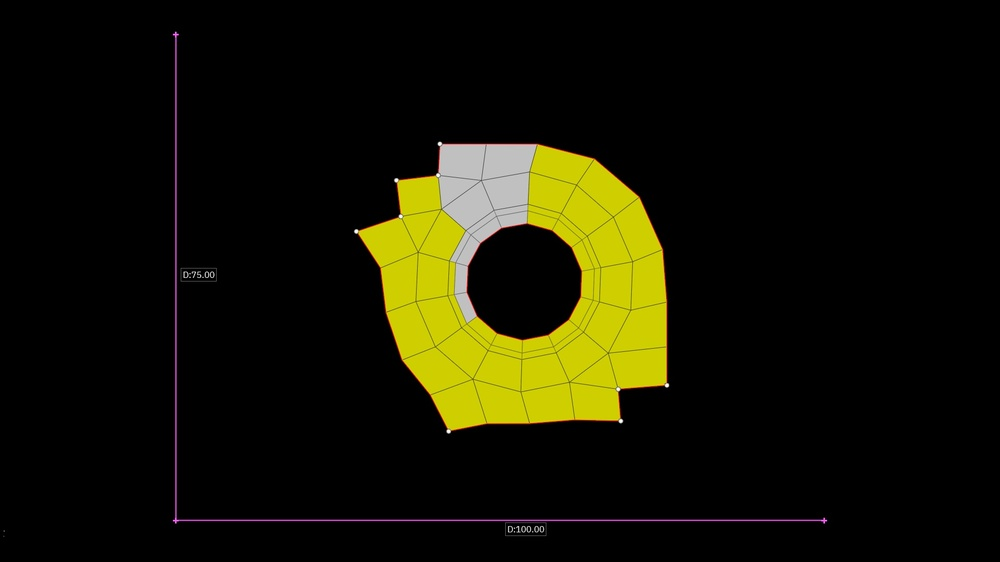
#> input picture jpeg images/hole_071_normalised.jpg, 1000 x 562 px, shrunk from 1920 x 1080 before the run
$ python iter_pipeline.py
#> lines starting #> are read from the running program, lines starting #| are printed output that depends on the picture; after the words box and inside, x2 and y2 are one past the last pixel; in counts of white or black regions, pixels touching at a corner belong together
#> (reads Full Pipeline/templates/template_99_in.npy from the repository)
### Full Pipeline/utils.py
import os, cv2
import numpy as np
from pathlib import Path

"""Shared small utilities for image loading, coordinate conversion, and masks."""


def open_image(image):
    """Accept either a path or an image array and always return an OpenCV image."""
#> called with image = '../jpeg images/hole_071_normalised.jpg'
    if isinstance(image, str) or isinstance(image, Path):
        if not os.path.isfile(image):
            raise ValueError("Invalid file path")
        img = cv2.imread(image)
#> img is the input picture: shape (562, 1000, 3); mean B, G, R 4.2, 20.9, 21.7
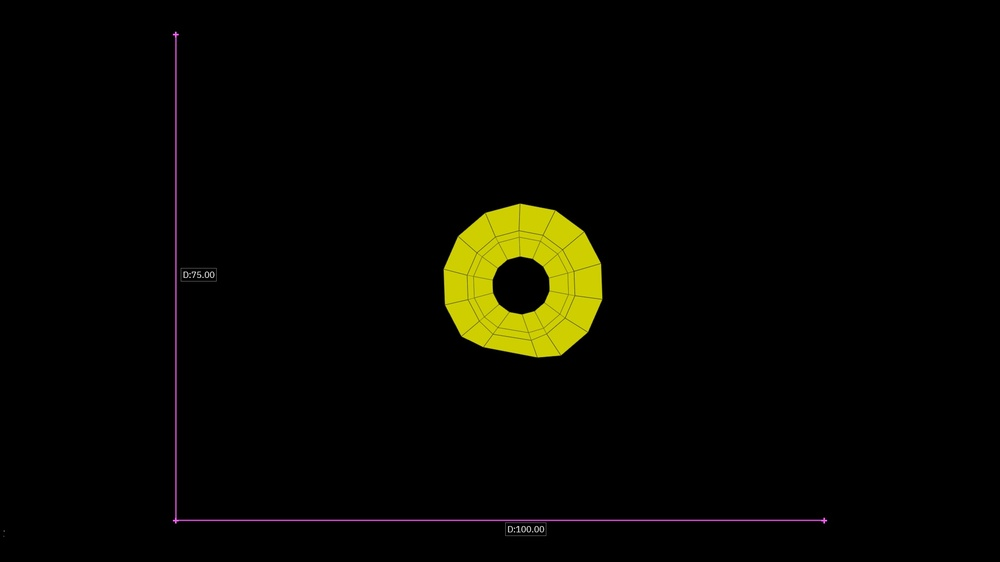
#> input picture jpeg images/hole_001_normalised.jpg, 1000 x 562 px, shrunk from 1920 x 1080 before the run
#> in open_image, img is the input picture: shape (562, 1000, 3); mean B, G, R 1, 6.4, 6.7
        if img is None:
            raise ValueError("File is not a valid image")
    elif isinstance(image, np.ndarray):
        img = image.copy()
    else:
        raise TypeError("Input must be a file path or an OpenCV image (numpy array)")

    return img


def create_color_mask_HSV(image, lower_bound=np.array([140, 50, 50]), upper_bound=np.array([170, 255, 255])):

    '''
    Default bounds are for pink axes

    :param image:
    :param lower_bound: in HSV color space
    :param upper_bound: in HSV color space
    :return:
    '''

    # Open Image
    img = open_image(image)

    # Convert to HSV
    hsv = cv2.cvtColor(img, cv2.COLOR_BGR2HSV)
#> hsv: shape (562, 1000, 3); mean H, S, V 5.1, 17.4, 6.8

    mask = cv2.inRange(hsv, lower_bound, upper_bound)
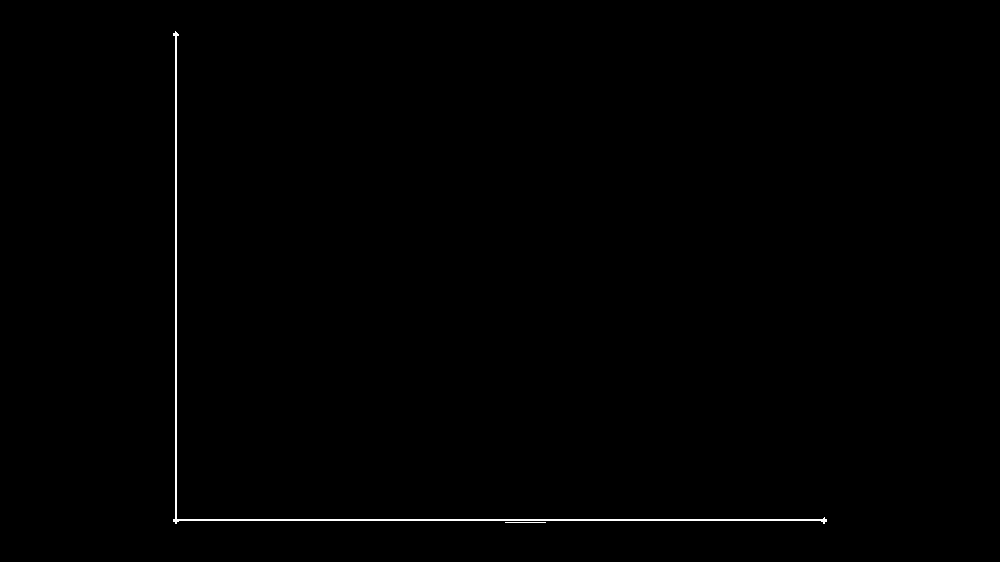
#> mask: shape (562, 1000); 0.42% white in thin lines or dots, all inside (x1, y1, x2, y2) = (173, 31, 827, 524)

    return mask

# [41 lines left out: functions filter_nodes_keep_indices, custom_bgrtogray_transform, not called in this run]

def turn_green_to_black(image, lower=np.array([40, 80, 80]), upper=np.array([85, 255, 255])):
    """Suppress green overlays that are not part of the actual mesh geometry."""
    img = open_image(image)

    hsv = cv2.cvtColor(img, cv2.COLOR_BGR2HSV)
    mask = cv2.inRange(hsv, lower, upper)

    # turn masked pixels black
    img[mask > 0] = (0, 0, 0)

    return img

### Full Pipeline/axes_extraction.py
import cv2
import numpy as np
import os
"""Detect the magenta axes and recover the image-to-model scaling."""

from extract_center_line import apply_custom_kernel_rule
from utils import *


# [12 lines left out: function edge_det, not called in this run]

def binarization(gray):
    """Binarize the magenta axis mask so line detection is more stable."""
    # Optional: denoise (helps adaptive threshold stability)
    gray = cv2.GaussianBlur(gray, (5, 5), 0)

    binary = cv2.adaptiveThreshold(
        gray,
        255,
        cv2.ADAPTIVE_THRESH_GAUSSIAN_C,
        cv2.THRESH_BINARY_INV,
        7,  # block size (must be odd)
        2  # constant subtracted from mean
    )
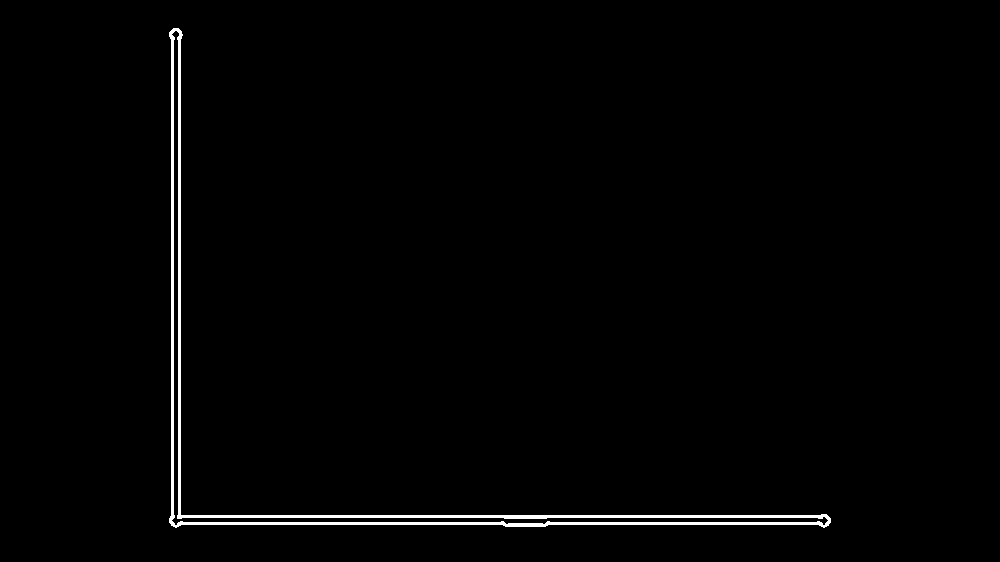
#> binary: shape (562, 1000); 1.3% white; 1 white region, box (x1, y1, x2, y2) and area: (169, 28, 831, 528) 7064

    kernel = np.ones((4, 4), np.uint8)
    dilated = cv2.dilate(binary, kernel, iterations=1)
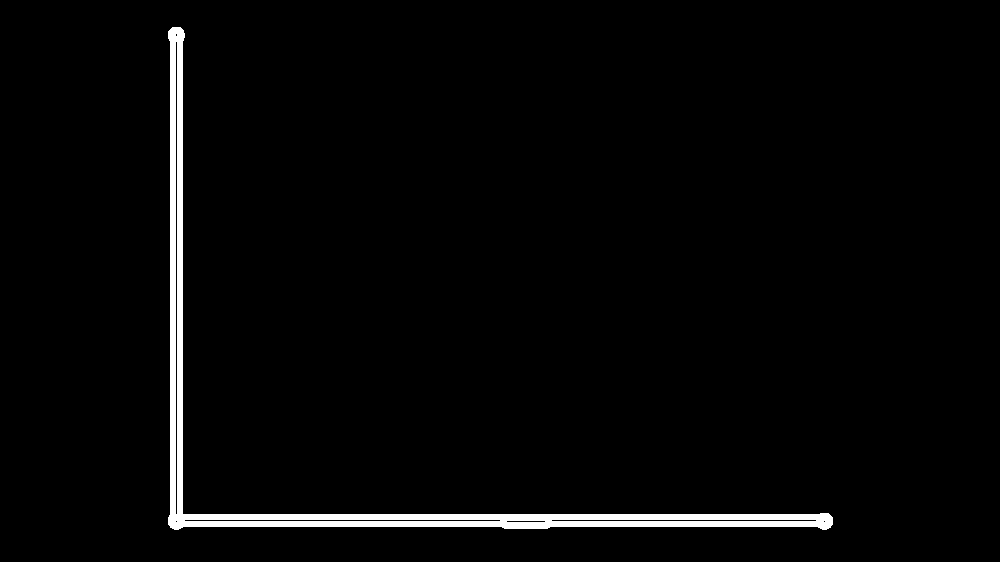
#> dilated: shape (562, 1000); 2.5% white; 1 white region, box (x1, y1, x2, y2) and area: (168, 27, 833, 530) 14051

    new_binary = cv2.adaptiveThreshold(
        dilated,
        255,
        cv2.ADAPTIVE_THRESH_GAUSSIAN_C,
        cv2.THRESH_BINARY_INV,
        7,  # block size (must be odd)
        2  # constant subtracted from mean
    )
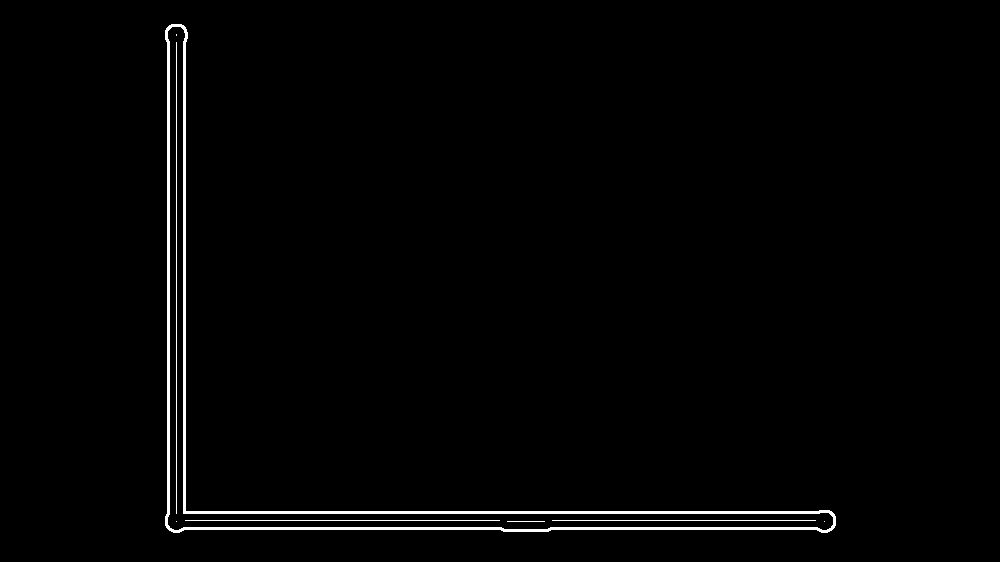
#> new_binary: shape (562, 1000); 1.4% white; 8 white regions (3 under 20 px), largest, box (x1, y1, x2, y2) and area: (165, 24, 836, 533) 7028, (176, 42, 177, 514) 472, (185, 520, 500, 521) 315, (552, 520, 816, 521) 264, (507, 521, 545, 522) 38

    return new_binary

# [18 lines left out: function preprocess, not called in this run]

def extract_axes(image_path, edges, debug=False):
    """Recover the two axes, their intersection, and the scaling factors."""
    # # 1. Load image
    img = open_image(image_path)
    #
    h, w = img.shape[:2]
    #

    # 6. Hough line detection
    lines = cv2.HoughLinesP(
        edges,
        rho=1,
        theta=np.pi / 180,
        threshold=100,
        minLineLength=w // 4,
        maxLineGap=6
    )

    if lines is None:
        raise ValueError("No lines detected")

    # 7. Separate horizontal and vertical lines. The competition images contain
    # one dominant horizontal magenta axis and one dominant vertical magenta axis.
    horizontal_axis = ()
    vertical_axis = ()

    for line in lines:
        x1, y1, x2, y2 = line[0]

        dx = abs(x2 - x1)
        dy = abs(y2 - y1)

        if dx > dy:  # horizontal
            horizontal_axis = (x1, y1, x2, y2)
        else:        # vertical
            vertical_axis = (x1, y1, x2, y2)

    if not horizontal_axis or not vertical_axis:
        raise ValueError("Could not find both axis lines")

    top_line = list(horizontal_axis)
    right_line = list(vertical_axis)

    top_line[0] = horizontal_axis[0] - 2
    top_line[2] = horizontal_axis[2] + 1

    right_line[0] = vertical_axis[0] - 1
    right_line[1] = vertical_axis[1] + 1
    right_line[2] = vertical_axis[2] - 1
    right_line[3] = vertical_axis[3] - 1

    top_line = tuple(top_line)
    right_line = tuple(right_line)

    print(top_line)
    print(right_line)


    # 9. Compute the origin as the axes intersection in image coordinates.
    def intersect(l1, l2):
        x1, y1, x2, y2 = l1
        x3, y3, x4, y4 = l2

        A1 = y2 - y1
        B1 = x1 - x2
        C1 = A1 * x1 + B1 * y1

        A2 = y4 - y3
        B2 = x3 - x4
        C2 = A2 * x3 + B2 * y3

        det = A1 * B2 - A2 * B1
        if det == 0:
            return None

        x = (B2 * C1 - B1 * C2) / det
        y = (A1 * C2 - A2 * C1) / det

        return int(x), int(y)

    if top_line[0] == right_line[0] and top_line[1] == right_line[1]:
        intersection = (top_line[0], top_line[1])
        print('On top')
    else:
        intersection = intersect(horizontal_axis, vertical_axis)

    if intersection is None:
        raise ValueError("Lines do not intersect")

    work_area = (top_line[2], top_line[3], right_line[2], right_line[3])


    # 10. Estimate coordinate bounds from the detected axes themselves.
    # The horizontal axis gives the rightmost x extent and the vertical
    # axis gives the upper y extent, both measured from the same origin.
    x_axis_end = max(top_line[0], top_line[2])
    y_axis_top = min(right_line[1], right_line[3])

    origin_x, origin_y = intersection
    x_span = float(x_axis_end - origin_x)
    y_span = float(origin_y - y_axis_top)

    if x_span <= 0 or y_span <= 0:
        raise ValueError(
            f"Invalid axis spans detected: x_span={x_span}, y_span={y_span}, "
            f"intersection={intersection}, top_line={top_line}, right_line={right_line}"
        )

    x_scale = 100.0 / x_span
    y_scale = 75.0 / y_span


    vis = img.copy()


    # draw selected axes
    cv2.line(vis, (top_line[0], top_line[1]), (top_line[2], top_line[3]), (0,255,0), 1)
    cv2.line(vis, (right_line[0], right_line[1]), (right_line[2], right_line[3]), (255,0,0), 1)

    # draw intersection
    cv2.circle(vis, intersection, 1, (0,0,255))

    if debug:
        name = os.path.splitext(os.path.basename(image_path))[0]
        filename = name+"_hough.jpg"
        cv2.imshow("debug", vis)
        cv2.imwrite(filename, vis)
        cv2.waitKey(0)
        cv2.destroyAllWindows()

    return {
        "top_line": top_line,
        "right_line": right_line,
        "intersection": intersection,
        "x_scale": x_scale,
        "y_scale": y_scale,
        "work_area": work_area,
        "vertical_axis": right_line,
        "horizontal_axis": top_line,
        "visualization": vis
    }


def run_axes(image_path):
    """Public entrypoint used by the rest of the pipeline for axis calibration."""
    gray = create_color_mask_HSV(image_path)
    binary = binarization(gray)
    out = apply_custom_kernel_rule(binary)
    result = extract_axes(image_path, out)

    return result

### Full Pipeline/extract_center_line.py
import cv2
import numpy as np
import matplotlib.pyplot as plt

"""Small custom thinning helper used when cleaning detected axis masks."""

def kernel_func(patch):
    if (patch[1,0]>0 and patch[1,2]>0) and (patch[0,1]==0 and patch[2,1]==0):
        return False
    elif (patch[0,1]>0 and patch[2,1]>0) and (patch[1,0]==0 and patch[1,2]==0):
        return False
    else:
        return True


def apply_custom_kernel_rule(img):
    """
    img: 2D numpy array (binary or grayscale)
    kernel_func: function that takes a local patch and returns True/False

    returns: modified image
    """

    img = img.copy()
    h, w = img.shape

    out = img.copy()

    # assume 3x3 kernel (can generalize later)
    k = 1  # radius

    for i in range(k, h - k):
        for j in range(k, w - k):

            # extract neighborhood patch
            patch = img[i - k:i + k + 1, j - k:j + k + 1]

            # apply custom rule
            if kernel_func(patch):
                out[i, j] = 0
#> (the rest of the program and of its run is left out)
